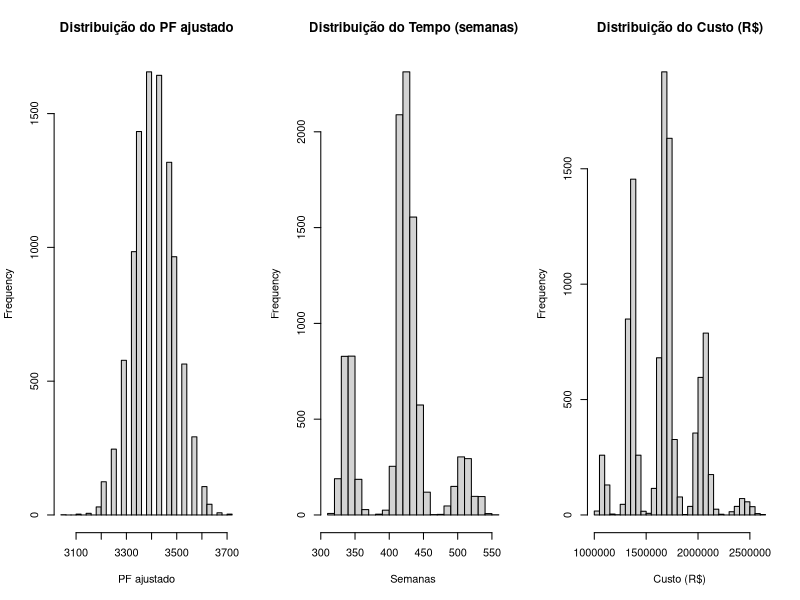
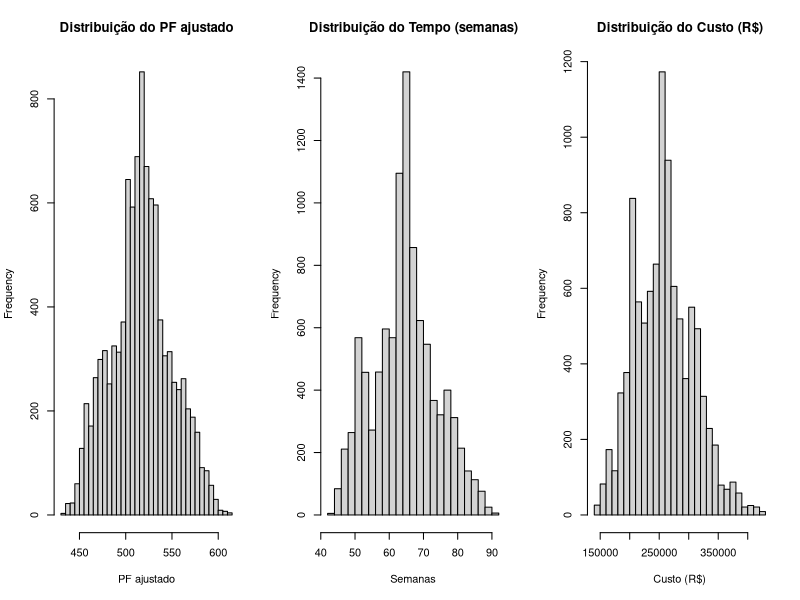
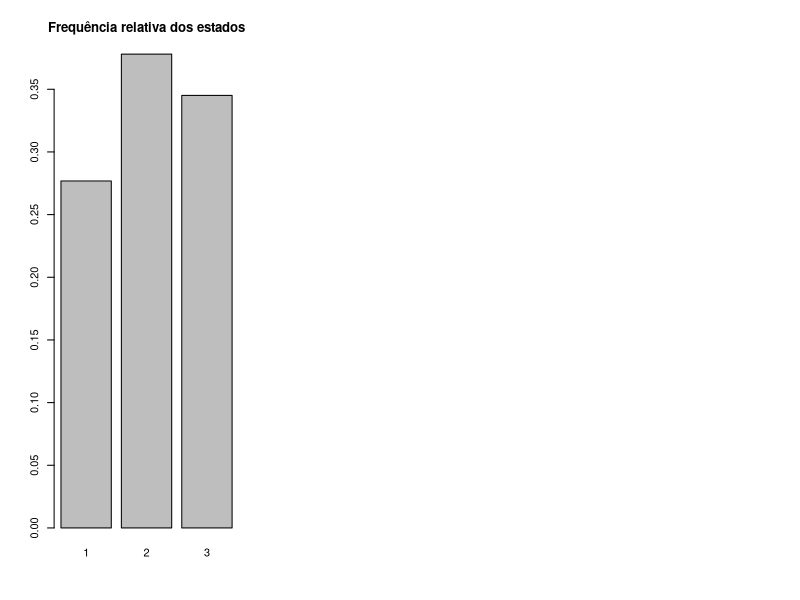

Recreate these plots in R, in order.
######
# Q1)
######

set.seed(123)

nsamples <- 10000
PFNaoAjustado <- 3500

PFAjustadoTotal <- numeric(nsamples)
tempoSemanasTotal <- numeric(nsamples)
custoTotal <- numeric(nsamples)

for (simulacao in 1:nsamples) {
  distribuicaoDados <- sample(c(2,3,4), 1, prob=c(0.20,0.60,0.20))
  desempenho <- sample(c(3,4,5), 1, prob=c(0.10,0.70,0.20))
  reusabilidade <- sample(c(1,2,3), 1, prob=c(0.10,0.70,0.20))
  complexidade <- sample(c(2,3,4,5), 1, prob=c(0.10,0.60,0.20,0.10))
  
  outrasCaracteristicas <- 0
  for (j in 1:10) {
    outrasCaracteristicas <- outrasCaracteristicas + sample(c(1,2,3), 1, prob=c(0.20,0.60,0.20))
  }
  
  somaCaracteristicas <- distribuicaoDados + desempenho + reusabilidade + complexidade + outrasCaracteristicas
  FA <- 0.65 + 0.01 * somaCaracteristicas
  PFAjustado <- PFNaoAjustado * FA
  
  # Produtividade (h/PF) e custo por hora
  produtividade <- sample(c(4,5,6), 1, prob=c(0.20,0.70,0.10))
  custoHora <- sample(c(80,100,120), 1, prob=c(0.20,0.60,0.20))
  
  tempoHoras <- PFAjustado * produtividade
  tempoSemanas <- tempoHoras / 40
  custo <- tempoHoras * custoHora
  
  PFAjustadoTotal[simulacao] <- PFAjustado
  tempoSemanasTotal[simulacao] <- tempoSemanas
  custoTotal[simulacao] <- custo
}

# a)
sprintf("PF ajustado médio: %.2f", mean(PFAjustadoTotal))

# b)
sprintf("Tempo médio (semanas): %.2f", mean(tempoSemanasTotal))

# c)
sprintf("Custo médio (R$): %.2f", mean(custoTotal))

# d)
sprintf("Probabilidade custo < R$ 1.500.000,00: %.2f", mean(custoTotal < 1500000))

# e)
sprintf("Probabilidade tempo < 450 semanas: %.2f ", mean(tempoSemanasTotal < 450))

# f)

par(mfrow = c(1, 3))
hist(PFAjustadoTotal, breaks=30, main="Distribuição do PF ajustado", xlab="PF ajustado")
hist(tempoSemanasTotal, breaks=30, main="Distribuição do Tempo (semanas)", xlab="Semanas")
hist(custoTotal, breaks=30, main="Distribuição do Custo (R$)", xlab="Custo (R$)")

######
# Q2)
######

set.seed(123)
nsamples <- 10000

# Quantidades fixas
EE_total <- 25
SE_total <- 20
CE_total <- 15
ALI_total <- 12
AIE_total <- 8

# Pesos IFPUG
pesosIFPUG <- list(
  EE = c(3,4,6),
  SE = c(4,5,7),
  CE = c(3,4,6),
  ALI = c(7,10,15),
  AIE = c(5,7,10)
)

# Probabilidades
complexidadeProbabilidade <- list(
  EE = c(0.30,0.50,0.20),
  SE = c(0.25,0.60,0.15),
  CE = c(0.40,0.40,0.20),
  ALI = c(0.20,0.50,0.30),
  AIE = c(0.35,0.45,0.20)
)

FAValor <- c(1.05, 1.15, 1.25)
FAProbabilidade <- c(0.2,0.6,0.2)
produtividadeValor <- c(4,5,6);
produtividadeProbabilidade <- c(0.20,0.60,0.20)
custoValor <- c(80,100,120)
custoProbabilidade <- c(0.20,0.60,0.20)
  
PFAjustadoTotal <- numeric(nsamples)
tempoSemanasTotal <- numeric(nsamples)
custoTotal <- numeric(nsamples)

for (simulacao in 1:nsamples) {
  PFNaoAjustado <- 0
  
  # Sorteio da complexidade de cada função
  for (j in 1:EE_total)
    PFNaoAjustado <- PFNaoAjustado + sample(pesosIFPUG$EE, 1, prob = complexidadeProbabilidade$EE)
  for (j in 1:SE_total)
    PFNaoAjustado <- PFNaoAjustado + sample(pesosIFPUG$SE, 1, prob = complexidadeProbabilidade$SE)
  for (j in 1:CE_total)
    PFNaoAjustado <- PFNaoAjustado + sample(pesosIFPUG$CE, 1, prob = complexidadeProbabilidade$CE)
  for (j in 1:ALI_total)
    PFNaoAjustado <- PFNaoAjustado + sample(pesosIFPUG$ALI, 1, prob = complexidadeProbabilidade$ALI)
  for (j in 1:AIE_total)
    PFNaoAjustado <- PFNaoAjustado + sample(pesosIFPUG$AIE, 1, prob = complexidadeProbabilidade$AIE)
  
  fatorAjuste <- sample(FAValor, 1, prob = FAProbabilidade)
  PFAjustado <- PFNaoAjustado * fatorAjuste
  
  produtividade <- sample(produtividadeValor, 1, prob = produtividadeProbabilidade)
  custoHora <- sample(custoValor, 1, prob = custoProbabilidade)
  
  tempoHoras <- PFAjustado * produtividade
  tempoSemanas <- tempoHoras / 40  
  custo <- tempoHoras * custoHora
  
  PFAjustadoTotal[simulacao] <- PFAjustado
  tempoSemanasTotal[simulacao] <- tempoSemanas
  custoTotal[simulacao] <- custo  
}

# a)
sprintf("PF ajustado médio: %.2f", mean(PFAjustadoTotal))

# b)
sprintf("Tempo médio (semanas): %.2f", mean(tempoSemanasTotal))

# c)
sprintf("Custo médio (R$): %.2f", mean(custoTotal))

# d)
sprintf("Probabilidade custo < R$ 280.000,00: %.2f", mean(custoTotal < 280000))

# e)
sprintf("Probabilidade tempo < 60 semanas: %.2f ", mean(tempoSemanasTotal < 60))

# f)

par(mfrow = c(1, 3))
hist(PFAjustadoTotal, breaks=30, main="Distribuição do PF ajustado", xlab="PF ajustado")
hist(tempoSemanasTotal, breaks=30, main="Distribuição do Tempo (semanas)", xlab="Semanas")
hist(custoTotal, breaks=30, main="Distribuição do Custo (R$)", xlab="Custo (R$)")

######
# Q3)
######

set.seed(123)

# Definir a matriz de transição
P <- matrix(c(0.6, 0.3, 0.1,
              0.2, 0.5, 0.3,
              0.1, 0.3, 0.6), byrow = TRUE, nrow = 3)

# Número de simulações
nsamples <- 100000
estado_inicial <- 2
estados <- numeric(nsamples)
estados[1] <- estado_inicial

# Simulação da cadeia
for (i in 2:nsamples) {
  estados[i] <- sample(1:3, size = 1, prob = P[estados[i-1], ])
}

# Frequência relativa
frequencia_relativa <- table(estados) / length(estados)
barplot(frequencia_relativa, main = "Frequência relativa dos estados")
#      1       2       3 
#0.27568 0.37333 0.35099 
